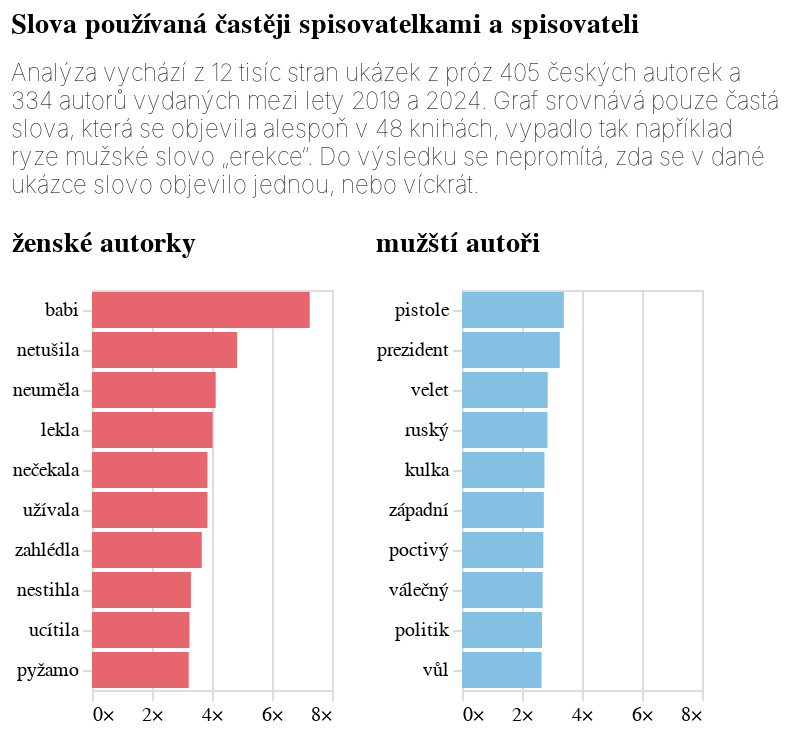

The notebook cell saved with this chart:
### Code cell
# Chart for "mužští autoři"
muzsti_autori = alt.Chart(
    do_grafu[do_grafu["mz"] == "mužští autoři"]
).mark_bar().encode(
    alt.X("rozdíl:Q", title=None, axis=alt.Axis(labelExpr="datum.label + '×'", domainOpacity=0, tickColor='#DCDDD6')),
    alt.Y('slovo:N', sort='-x', title=None, axis=alt.Axis(tickColor='#DCDDD6', domainOpacity=0)),
    alt.Color("mz:N", legend=None, scale=alt.Scale(range=['#84c0e4'])),
).properties(title="mužští autoři", width=120)

# Chart for "ženské autorky"
zenske_autorky = alt.Chart(
    do_grafu[do_grafu["mz"] == "ženské autorky"]
).mark_bar().encode(
    alt.X("rozdíl:Q", title=None, axis=alt.Axis(labelExpr="datum.label + '×'", domainOpacity=0, tickColor='#DCDDD6')),
    alt.Y('slovo:N', sort='-x', title=None, axis=alt.Axis(tickColor='#DCDDD6', domainOpacity=0)),
    alt.Color("mz:N", legend=None, scale=alt.Scale(range=['#E7666E'])),
).properties(title="ženské autorky", width=120)

# Combine the charts with shared x-axis scale and original title
mz_graf = alt.hconcat(
    zenske_autorky,
    muzsti_autori
).resolve_scale(
    x='shared',  # Ensures the x-axes share the same scale
    color='independent'  # Allows each chart to use its own color encoding
).properties(
    title={
        'text': titulek,
        'subtitle': podtitulek
    }
)

mz_graf

### Figure 1 — Vega-Lite specification as saved in the notebook (floating-point values rounded to 4 significant figures)
{"config": {"title": {"font": "Noticia Text", "fontSize": 14, "anchor": "start", "fontWeight": "bolder", "subtitleFont": "Noticia Text", "subtitleFontSize": 12, "subtitleFontWeight": "lighter", "subtitlePadding": 12, "dy": -12}, "axis": {"labelFont": "Asap", "titleFont": "Asap", "fontWeight": "lighter", "titleFontWeight": "lighter", "labelFontSize": 10, "titleFontSize": 10, "labelPadding": 2, "titlePadding": 10}, "legend": {"labelFont": "Asap", "labelFontWeight": "normal", "titleFont": "Asap", "titleFontWeight": "normal", "labelFontSize": 10, "titleFontSize": 10}}, "hconcat": [{"data": {"name": "data-c470c4ebe8aafbd4b8a0a477b4fb0883"}, "mark": {"type": "bar"}, "encoding": {"color": {"field": "mz", "legend": null, "scale": {"range": ["#E7666E"]}, "type": "nominal"}, "x": {"axis": {"domainOpacity": 0, "labelExpr": "datum.label + '×'", "tickColor": "#DCDDD6"}, "field": "rozdíl", "title": null, "type": "quantitative"}, "y": {"axis": {"domainOpacity": 0, "tickColor": "#DCDDD6"}, "field": "slovo", "sort": "-x", "title": null, "type": "nominal"}}, "title": "ženské autorky", "width": 120}, {"data": {"name": "data-60c51a15a6f7840d279d2a363965a2dd"}, "mark": {"type": "bar"}, "encoding": {"color": {"field": "mz", "legend": null, "scale": {"range": ["#84c0e4"]}, "type": "nominal"}, "x": {"axis": {"domainOpacity": 0, "labelExpr": "datum.label + '×'", "tickColor": "#DCDDD6"}, "field": "rozdíl", "title": null, "type": "quantitative"}, "y": {"axis": {"domainOpacity": 0, "tickColor": "#DCDDD6"}, "field": "slovo", "sort": "-x", "title": null, "type": "nominal"}}, "title": "mužští autoři", "width": 120}], "resolve": {"scale": {"color": "independent", "x": "shared"}}, "title": {"text": ["Slova používaná častěji spisovatelkami a spisovateli"], "subtitle": ["Analýza vychází z 12 tisíc stran ukázek z próz 405 českých autorek a", "334 autorů vydaných mezi lety 2019 a 2024. Graf srovnává pouze častá", "slova, která se objevila alespoň v 48 knihách, vypadlo tak například", "ryze mužské slovo „erekce“. Do výsledku se nepromítá, zda se v dané", "ukázce slovo objevilo jednou, nebo víckrát."]}, "$schema": "https://vega.github.io/schema/vega-lite/v5.8.0.json", "datasets": {"data-c470c4ebe8aafbd4b8a0a477b4fb0883": [{"slovo": "babi", "rozdíl": 7.257, "mz": "ženské autorky"}, {"slovo": "netušila", "rozdíl": 4.838, "mz": "ženské autorky"}, {"slovo": "neuměla", "rozdíl": 4.123, "mz": "ženské autorky"}, {"slovo": "lekla", "rozdíl": 4.02, "mz": "ženské autorky"}, {"slovo": "nečekala", "rozdíl": 3.849, "mz": "ženské autorky"}, {"slovo": "užívala", "rozdíl": 3.849, "mz": "ženské autorky"}, {"slovo": "zahlédla", "rozdíl": 3.66, "mz": "ženské autorky"}, {"slovo": "nestihla", "rozdíl": 3.299, "mz": "ženské autorky"}, {"slovo": "ucítila", "rozdíl": 3.25, "mz": "ženské autorky"}, {"slovo": "pyžamo", "rozdíl": 3.224, "mz": "ženské autorky"}], "data-60c51a15a6f7840d279d2a363965a2dd": [{"slovo": "vůl", "rozdíl": 2.653, "mz": "mužští autoři"}, {"slovo": "politik", "rozdíl": 2.668, "mz": "mužští autoři"}, {"slovo": "válečný", "rozdíl": 2.689, "mz": "mužští autoři"}, {"slovo": "poctivý", "rozdíl": 2.71, "mz": "mužští autoři"}, {"slovo": "západní", "rozdíl": 2.728, "mz": "mužští autoři"}, {"slovo": "kulka", "rozdíl": 2.749, "mz": "mužští autoři"}, {"slovo": "ruský", "rozdíl": 2.85, "mz": "mužští autoři"}, {"slovo": "velet", "rozdíl": 2.858, "mz": "mužští autoři"}, {"slovo": "prezident", "rozdíl": 3.259, "mz": "mužští autoři"}, {"slovo": "pistole", "rozdíl": 3.395, "mz": "mužští autoři"}]}}
